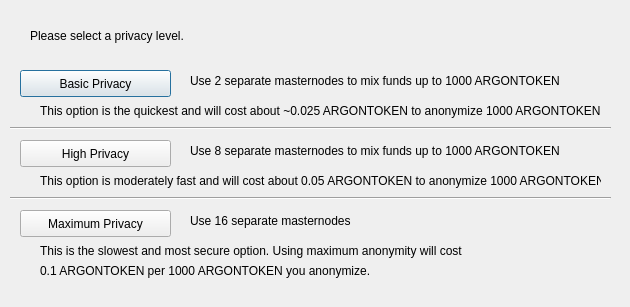
<?xml version="1.0" encoding="UTF-8"?>
<ui version="4.0">
 <class>DarksendConfig</class>
 <widget class="QDialog" name="DarksendConfig">
  <property name="geometry">
   <rect>
    <x>0</x>
    <y>0</y>
    <width>630</width>
    <height>307</height>
   </rect>
  </property>
  <property name="windowTitle">
   <string>Configure Darksend</string>
  </property>
  <widget class="QPushButton" name="buttonBasic">
   <property name="geometry">
    <rect>
     <x>20</x>
     <y>70</y>
     <width>151</width>
     <height>27</height>
    </rect>
   </property>
   <property name="text">
    <string>Basic Privacy</string>
   </property>
  </widget>
  <widget class="QPushButton" name="buttonHigh">
   <property name="geometry">
    <rect>
     <x>20</x>
     <y>140</y>
     <width>151</width>
     <height>27</height>
    </rect>
   </property>
   <property name="text">
    <string>High Privacy</string>
   </property>
  </widget>
  <widget class="QPushButton" name="buttonMax">
   <property name="geometry">
    <rect>
     <x>20</x>
     <y>210</y>
     <width>151</width>
     <height>27</height>
    </rect>
   </property>
   <property name="text">
    <string>Maximum Privacy</string>
   </property>
  </widget>
  <widget class="QLabel" name="label">
   <property name="geometry">
    <rect>
     <x>30</x>
     <y>20</y>
     <width>571</width>
     <height>31</height>
    </rect>
   </property>
   <property name="text">
    <string>Please select a privacy level.</string>
   </property>
  </widget>
  <widget class="QLabel" name="label_2">
   <property name="geometry">
    <rect>
     <x>190</x>
     <y>70</y>
     <width>421</width>
     <height>21</height>
    </rect>
   </property>
   <property name="text">
    <string>Use 2 separate masternodes to mix funds up to 1000 ARGONTOKEN</string>
   </property>
  </widget>
  <widget class="QLabel" name="label_3">
   <property name="geometry">
    <rect>
     <x>190</x>
     <y>140</y>
     <width>411</width>
     <height>21</height>
    </rect>
   </property>
   <property name="text">
    <string>Use 8 separate masternodes to mix funds up to 1000 ARGONTOKEN</string>
   </property>
  </widget>
  <widget class="QLabel" name="label_4">
   <property name="geometry">
    <rect>
     <x>190</x>
     <y>210</y>
     <width>421</width>
     <height>21</height>
    </rect>
   </property>
   <property name="text">
    <string>Use 16 separate masternodes</string>
   </property>
  </widget>
  <widget class="QLabel" name="label_6">
   <property name="geometry">
    <rect>
     <x>40</x>
     <y>100</y>
     <width>561</width>
     <height>21</height>
    </rect>
   </property>
   <property name="text">
    <string>This option is the quickest and will cost about ~0.025 ARGONTOKEN to anonymize 1000 ARGONTOKEN</string>
   </property>
  </widget>
  <widget class="QLabel" name="label_7">
   <property name="geometry">
    <rect>
     <x>40</x>
     <y>170</y>
     <width>561</width>
     <height>21</height>
    </rect>
   </property>
   <property name="text">
    <string>This option is moderately fast and will cost about 0.05 ARGONTOKEN to anonymize 1000 ARGONTOKEN</string>
   </property>
  </widget>
  <widget class="QLabel" name="label_8">
   <property name="geometry">
    <rect>
     <x>40</x>
     <y>240</y>
     <width>561</width>
     <height>21</height>
    </rect>
   </property>
   <property name="text">
    <string>This is the slowest and most secure option. Using maximum anonymity will cost</string>
   </property>
  </widget>
  <widget class="QLabel" name="label_9">
   <property name="geometry">
    <rect>
     <x>40</x>
     <y>260</y>
     <width>561</width>
     <height>21</height>
    </rect>
   </property>
   <property name="text">
    <string>0.1 ARGONTOKEN per 1000 ARGONTOKEN you anonymize.</string>
   </property>
  </widget>
  <widget class="Line" name="line">
   <property name="geometry">
    <rect>
     <x>10</x>
     <y>120</y>
     <width>601</width>
     <height>16</height>
    </rect>
   </property>
   <property name="orientation">
    <enum>Qt::Horizontal</enum>
   </property>
  </widget>
  <widget class="Line" name="line_2">
   <property name="geometry">
    <rect>
     <x>10</x>
     <y>190</y>
     <width>601</width>
     <height>16</height>
    </rect>
   </property>
   <property name="orientation">
    <enum>Qt::Horizontal</enum>
   </property>
  </widget>
 </widget>
 <resources/>
 <connections/>
</ui>
